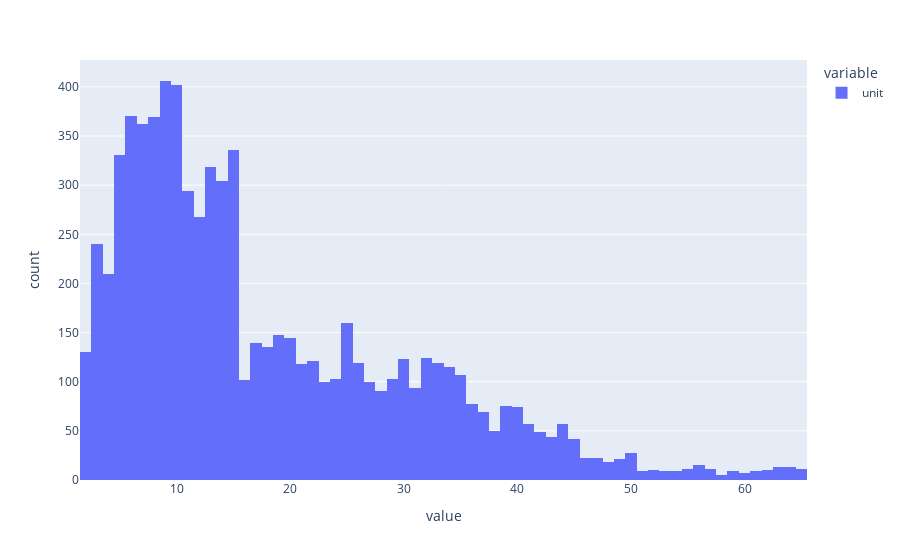

Notebook code cell kept with this figure:
### Markdown cell above
* From the above graph, we can see that the highest value sale is of value 162.5k which occured 11 times
* while the sales of value 22.5k has occured 406 times which is highest by count
* the lowest ssales value is of 5000 which occured 130 times

### Code cell
# Using plotly histogram for more data and interaction
unit_hist = px.histogram(sd['unit'])
unit_hist

### Figure 1 — Plotly figure (JSON) as saved in the notebook; plotly's stock layout.template omitted (floating-point values rounded to 4 significant figures; data arrays with more than 128 entries replaced by an {"elided": "..."} marker saying what was removed)
{"data": [{"alignmentgroup": "True", "bingroup": "x", "hovertemplate": "variable=unit<br>value=%{x}<br>count=%{y}<extra></extra>", "legendgroup": "unit", "marker": {"color": "#636efa", "pattern": {"shape": ""}}, "name": "unit", "offsetgroup": "unit", "orientation": "v", "showlegend": true, "type": "histogram", "x": {"elided": "7560 int values"}, "xaxis": "x", "yaxis": "y"}], "layout": {"barmode": "relative", "legend": {"title": {"text": "variable"}, "tracegroupgap": 0}, "margin": {"t": 60}, "xaxis": {"anchor": "y", "domain": [0, 1], "title": {"text": "value"}}, "yaxis": {"anchor": "x", "domain": [0, 1], "title": {"text": "count"}}}}
